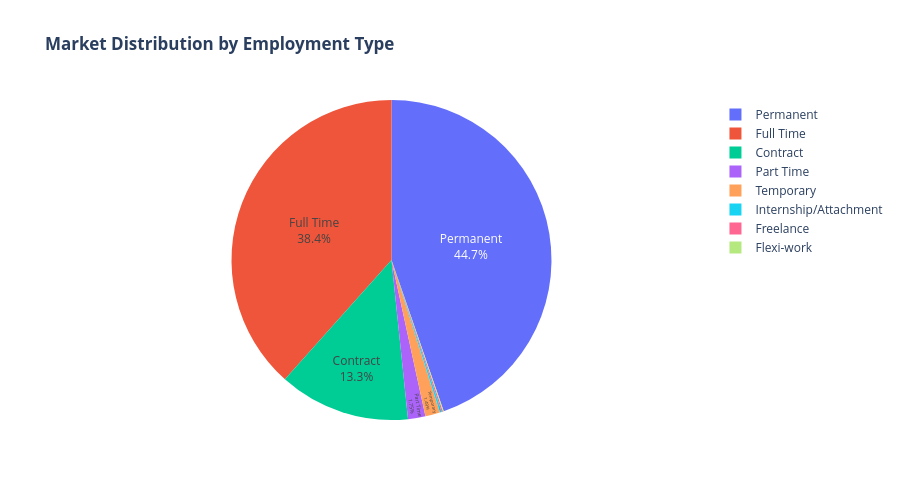

Source (notebook cell):
### Code cell
# Chart 8: Employment Type Distribution (Pie Chart)
try:
    emp_counts = df['employmentTypes'].value_counts()

    fig8 = go.Figure(data=[go.Pie(
        labels=emp_counts.index,
        values=emp_counts.values,
        hovertemplate='<b>%{label}</b><br>Count: %{value:,}<br>Percentage: %{percent}<extra></extra>',
        textinfo='label+percent',
        textposition='inside'
    )])

    fig8.update_layout(
        title='<b>Market Distribution by Employment Type</b>',
        height=500,
        template='plotly_white'
    )
    fig8.show()

    print("\n✓ Chart 8 created successfully")
    print("\nEmployment Type Distribution:")
    print(emp_counts)
    print(f"\nPercentages:")
    print((emp_counts / emp_counts.sum() * 100).round(2))
except Exception as e:
    print(f"⚠ Error creating Chart 8: {str(e)}")

### Figure 1 — Plotly figure (JSON) as saved in the notebook; plotly's stock layout.template omitted (floating-point values rounded to 4 significant figures)
{"data": [{"hovertemplate": "<b>%{label}</b><br>Count: %{value:,}<br>Percentage: %{percent}<extra></extra>", "labels": ["Permanent", "Full Time", "Contract", "Part Time", "Temporary", "Internship/Attachment", "Freelance", "Flexi-work"], "textinfo": "label+percent", "textposition": "inside", "type": "pie", "values": [454907, 390721, 134856, 17846, 15124, 1946, 1347, 831]}], "layout": {"height": 500, "title": {"text": "<b>Market Distribution by Employment Type</b>"}}}
